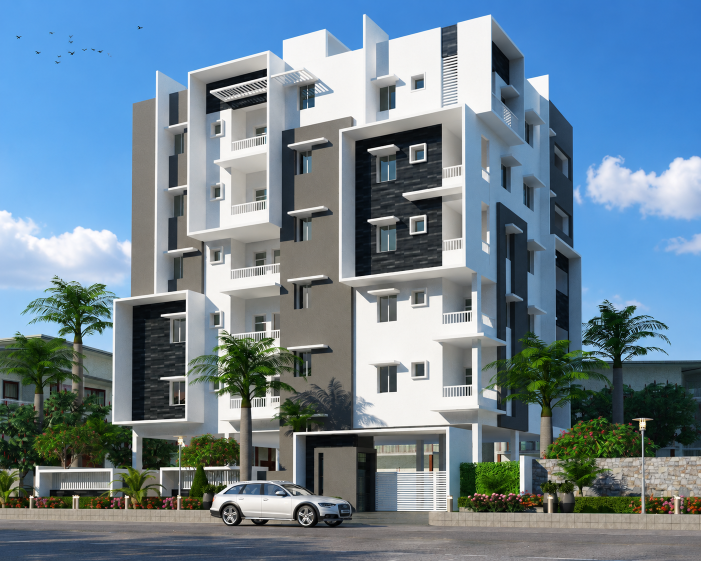
#> input picture backups/elevation_originals/img1.png, 1402 x 1122 px, found by its file name (shown at 1/2 size)
$ python reencode_elevations.py
#> lines starting #> are read from the running program, lines starting #| are printed output that depends on the picture
"""Re-encode all Day/Night elevations at maximum practical quality from the
original uploads in /tmp (no upscaling, no filtering — pure high-quality encode)."""
from PIL import Image

BASE = "/app/frontend/public/assets/projects"
JOBS = [
    ("nest", "/tmp/img1.png", "/tmp/img2.png"),
    ("casa", "/tmp/casa_day.png", "/tmp/casa_night.png"),
    ("avasa", "/tmp/avasa_day.webp", "/tmp/avasa_night.webp"),
    ("skylark", "/tmp/skylark_day.png", "/tmp/skylark_night.png"),
    ("glenmore", "/tmp/new_glenmore_day.jpg", "/tmp/new_glenmore_night.jpg"),
    ("hillock", "/tmp/new_hillock_day.png", "/tmp/new_hillock_night.png"),
    ("summit", "/tmp/new_summit_day.jpg", "/tmp/new_summit_night.jpg"),
    ("griffin", "/tmp/new_griffin_day.jpg", "/tmp/new_griffin_night.jpg"),
    ("selene", "/tmp/new_selene_day.jpg", "/tmp/new_selene_night.jpg"),
    ("atlantis", "/tmp/new_atlantis_day.png", "/tmp/new_atlantis_night.png"),
    ("perch", "/tmp/new_perch_day.jpg", "/tmp/new_perch_night.jpg"),
    ("solace", "/tmp/new_solace_day.jpg", "/tmp/new_solace_night.jpg"),
    ("zenith", "/tmp/new_zenith_day.jpg", "/tmp/new_zenith_night.jpg"),
]

for slug, day_src, night_src in JOBS:
    for src, mode in [(day_src, "day"), (night_src, "night")]:
        im = Image.open(src).convert("RGB")
#> im is the input picture: PIL image 1402x1122 RGB; mean R, G, B 110.1, 131.9, 147.3
        full = f"{BASE}/my-dream-{slug}/elevation-{mode}.webp"
        im.save(full, quality=92, method=6)  # max practical fidelity
        small = im.resize((800, round(im.height * 800 / im.width)), Image.LANCZOS)
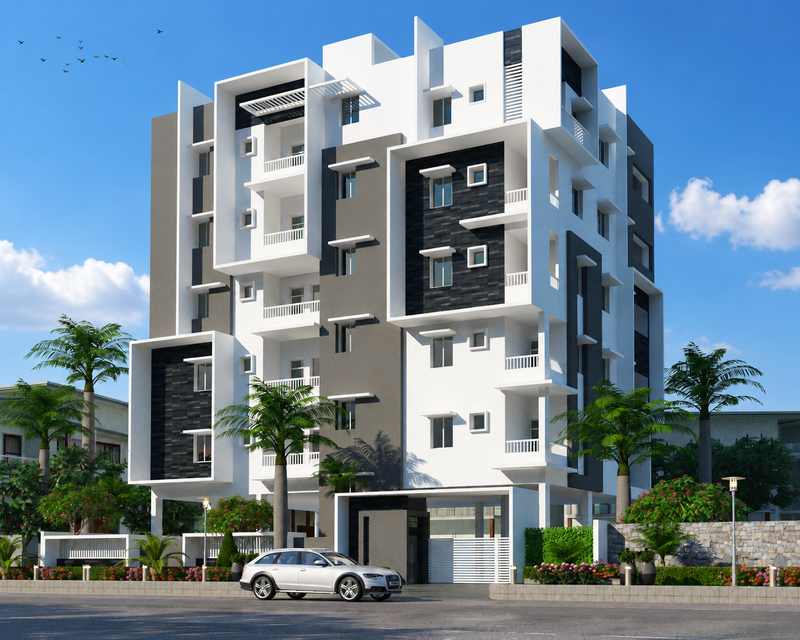
#> small: PIL image 800x640 RGB; mean R, G, B 110.1, 131.9, 147.3
        small.save(full.replace(".webp", "-800.webp"), quality=88, method=6)
        print(f"{slug} {mode}: {im.size[0]}x{im.size[1]} re-encoded")
#| nest day: 1402x1122 re-encoded
#> pass 3 of the loop `for slug, day_src, night_src in JOBS:`:
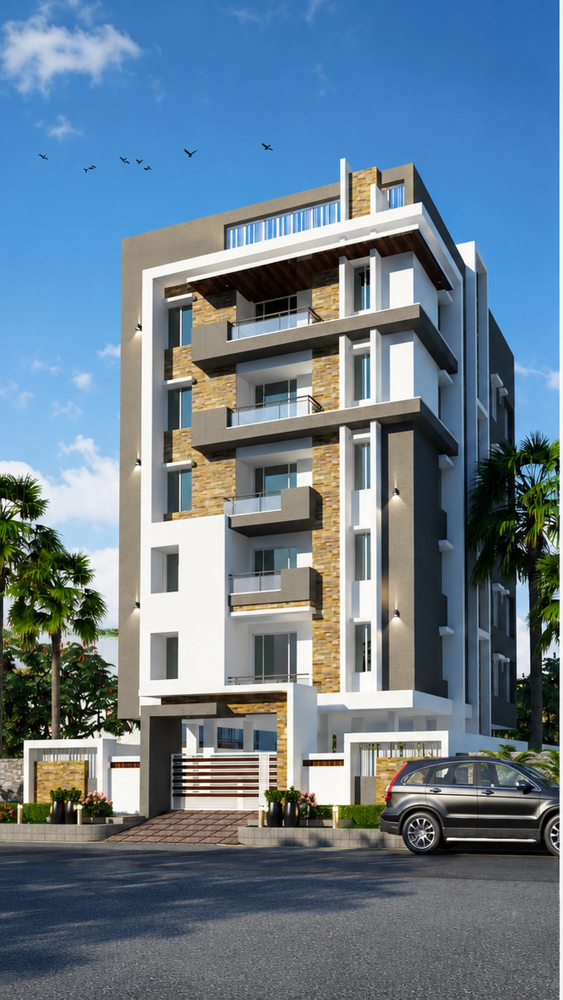
#> input picture backups/elevation_originals/avasa_day.webp, 1125 x 2000 px, found by its file name (shown at 1/2 size)
#> im: PIL image 1125x2000 RGB
#> `small = im.resize((800, round(im.height * 800 / im.width)), Image.LANC..`:
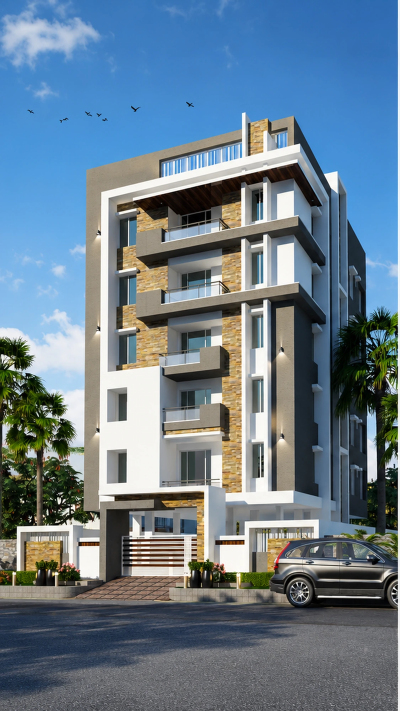
#> small: PIL image 800x1422 RGB (shown at 1/2 size); mean R, G, B 104.7, 124.5, 139.8
#| avasa day: 1125x2000 re-encoded
#> (the run stopped early here; a loop or call above may not have finished)
